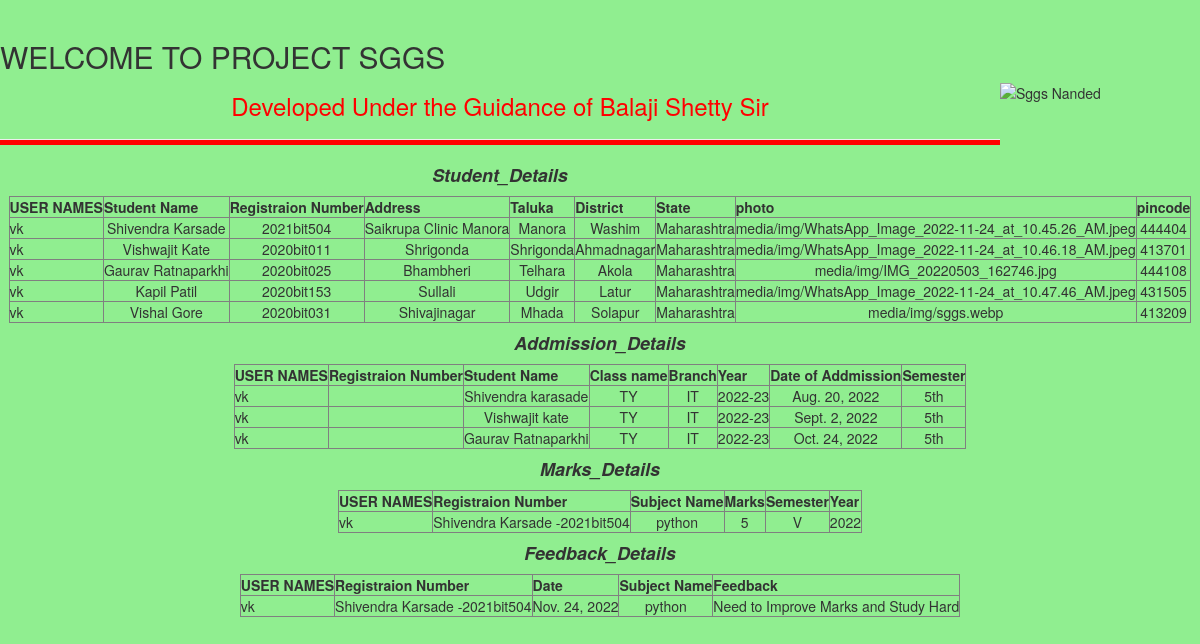
The page /record1/ on the database its author committed.
### Student/models.py (models this page shows, shortened)
class Student_Details(models.Model):
    user = models.ForeignKey(User, on_delete=models.CASCADE, null=True,blank=True)
    Student_Name = models.CharField(max_length=30)
    Reg_no = models.CharField(max_length=30)
    Address = models.CharField(max_length=50)
    Taluka = models.CharField(max_length=30)
    District = models.CharField(max_length=30)
    State = models.CharField(max_length=30)
    photo = models.ImageField(upload_to="media/img")
    pincode = models.CharField(max_length=30)
    def __str__(self):
        return '%s -%s' % (self.Student_Name, self.Reg_no)

class Admission_Details(models.Model):
    user = models.ForeignKey(User, on_delete=models.CASCADE, null=True,blank=True)
    registration_No = models.ForeignKey(Student_Details, on_delete=models.CASCADE)
    S_name = models.CharField(max_length=30)
    Class_name = models.CharField(max_length=30)
    Branch = models.CharField(max_length=30)
    year = models.CharField(max_length=30)
    Date_of_Admission = models.DateField()
    Semester = models.CharField(max_length=30)

class Marks(models.Model):
    user = models.ForeignKey(User, on_delete=models.CASCADE, null=True,blank=True)
    Registration_No = models.ForeignKey(Student_Details, on_delete=models.CASCADE)
    Subject = models.CharField(max_length=30)
    marks = models.CharField(max_length=30)
    Semester = models.CharField(max_length=30)
    year = models.CharField(max_length=30)
    def __str__(self):
        return '%s' % (self.Registration_No)

class Feedback(models.Model):
    user = models.ForeignKey(User, on_delete=models.CASCADE, null=True,blank=True)
    Registration_no = models.ForeignKey(Marks, on_delete=models.CASCADE)
    date = models.DateField()
    subject = models.CharField(max_length=30)
    feedback = models.TextField(max_length=1000)

### Student/views.py (the view)
# urls.py: re_path(r'^record1/', view_record, name='link_record'),
def view_record(request):
    stud_record = Student_Details.objects.all()
    Addmission_record = Admission_Details.objects.all()
    Marks_record = Marks.objects.all()
    feedback_record = Feedback.objects.all()
    return render(request,'record.html',{'stud12':stud_record,'Add12':Addmission_record,'mark12':Marks_record,'feed12':feedback_record})

### templates/record.html (shortened to what this page needs)
<!doctype html>
<html>
    <head>
        <link rel="stylesheet" href="https://maxcdn.bootstrapcdn.com/bootstrap/3.3.7/css/bootstrap.min.css" />
    </head>
    <body style="background-color:lightgreen;">
		<br>
		<div>
			<marquee bgcolor=LightGray width=100% direction=left> <h2>WELCOME TO PROJECT SGGS</h2> </marquee>
			</div>
			<img src = "sggs.jpg" align=right alt="Sggs Nanded" width="200" height="100"/>
    	  <h3><center><font color="red">Developed Under the Guidance of Balaji Shetty Sir </font> </h3></center>
    	  <hr color="green">
    	  <h4> <center> <b><i>Student_Details </i></b></center> </h4>
    	 		<table border=1  color="red" align="center" >
				<tr>
  				<th>USER NAMES</th>
          <th>Student Name</th>
            <th>Registraion Number </th>
            <th>Address </th>
            <th>Taluka</th>
            <th>District </th>
            <th>State </th>
            <th>photo</th>
            <th>pincode </th>
 				</tr>
	    		{% for entry in stud12 %}
	    		<tr>
  				<td> {{ entry.user }} </td>
          <td align="center"> {{ entry.Student_Name }} </td>
          <td align="center"> {{ entry.Reg_no }} </td>
          <td align="center"> {{ entry.Address }} </td>
          <td align="center"> {{ entry.Taluka }} </td>
          <td align="center"> {{ entry.District }} </td>
          <td align="center"> {{ entry.State }} </td>
          <td align="center"> {{ entry.photo }} </td>
          <td align="center"> {{ entry.pincode }} </td>
 				</tr>
				{% endfor %}
				</table>
                <h4> <center> <b><i>Addmission_Details </i></b></center> </h4>
                <table border=1  color="red" align="center" >
               <tr>
                 <th>USER NAMES</th>
         <th>Registraion Number </th>
         <th>Student Name</th>
           <th>Class name </th>
           <th>Branch</th>
           <th>Year </th>
           <th>Date of Addmission </th>
           <th>Semester</th>
                </tr>
               {% for entry in Add12 %}
               <tr>
                 <td> {{ entry.user }} </td>
         <td align="center"> {{ entry.Reg_No }} </td>
         <td align="center"> {{ entry.S_name }} </td>
         <td align="center"> {{ entry.Class_name }} </td>
         <td align="center"> {{ entry.Branch }} </td>
         <td align="center"> {{ entry.year }} </td>
         <td align="center"> {{ entry.Date_of_Admission }} </td>
         <td align="center"> {{ entry.Semester }} </td>
                </tr>
               {% endfor %}
               </table>
               <h4> <center> <b><i>Marks_Details </i></b></center> </h4>
               <table border=1  color="red" align="center" >
              <tr>
                <th>USER NAMES</th>
        <th>Registraion Number </th>
        <th>Subject Name</th>
          <th>Marks </th>
          <th>Semester</th>
          <th>Year </th>
               </tr>
              {% for entry in mark12 %}
              <tr>
                <td> {{ entry.user }} </td>
        <td align="center"> {{ entry.Registration_No }} </td>
        <td align="center"> {{ entry.Subject }} </td>
        <td align="center"> {{ entry.marks }} </td>
        <td align="center"> {{ entry.Semester }} </td>
        <td align="center"> {{ entry.year }} </td>
               </tr>
              {% endfor %}
              </table>
              <h4> <center> <b><i>Feedback_Details </i></b></center> </h4>
              <table border=1  color="red" align="center" >
             <tr>
               <th>USER NAMES</th>
       <th>Registraion Number </th>
       <th>Date</th>
       <th>Subject Name</th>
         <th>Feedback </th>
              </tr>
             {% for entry in feed12 %}
             <tr>
               <td> {{ entry.user }} </td>
       <td align="center"> {{ entry.Registration_no }} </td>
       <td align="center"> {{ entry.date }} </td>
       <td align="center"> {{ entry.subject }} </td>
       <td align="center"> {{ entry.feedback }} </td>
              </tr>
             {% endfor %}
             </table>
    </body>
</html>

### templates/record.html (style rules this page uses)
hr { color: #f00; background-color: #f00; height: 5px; }

### rows shown on the page
Student_Details: user "vk", Student_Name "Shivendra Karsade", Reg_no "2021bit504", Address "Saikrupa Clinic Manora", Taluka "Manora", District "Washim", State "Maharashtra", photo "media/img/WhatsApp_Image_2022-11-24_at_10.45.26_AM.jpeg", pincode "444404"
Student_Details: user "vk", Student_Name "Vishwajit Kate", Reg_no "2020bit011", Address "Shrigonda", Taluka "Shrigonda", District "Ahmadnagar", State "Maharashtra", photo "media/img/WhatsApp_Image_2022-11-24_at_10.46.18_AM.jpeg", pincode "413701"
Student_Details: user "vk", Student_Name "Gaurav Ratnaparkhi", Reg_no "2020bit025", Address "Bhambheri", Taluka "Telhara", District "Akola", State "Maharashtra", photo "media/img/IMG_20220503_162746.jpg", pincode "444108"
Student_Details: user "vk", Student_Name "Kapil Patil", Reg_no "2020bit153", Address "Sullali", Taluka "Udgir", District "Latur", State "Maharashtra", photo "media/img/WhatsApp_Image_2022-11-24_at_10.47.46_AM.jpeg", pincode "431505"
Student_Details: user "vk", Student_Name "Vishal Gore", Reg_no "2020bit031", Address "Shivajinagar", Taluka "Mhada", District "Solapur", State "Maharashtra", photo "media/img/sggs.webp", pincode "413209"
Admission_Details: user "vk", S_name "Shivendra karasade", Class_name "TY", Branch "IT", year "2022-23", Date_of_Admission "Aug. 20, 2022", Semester "5th"
Admission_Details: user "vk", S_name "Vishwajit kate", Class_name "TY", Branch "IT", year "2022-23", Date_of_Admission "Sept. 2, 2022", Semester "5th"
Admission_Details: user "vk", S_name "Gaurav Ratnaparkhi", Class_name "TY", Branch "IT", year "2022-23", Date_of_Admission "Oct. 24, 2022", Semester "5th"
Marks: user "vk", Registration_No "Shivendra Karsade -2021bit504", Subject "python", marks "5", Semester "V", year "2022"
Feedback: user "vk", Registration_no "Shivendra Karsade -2021bit504", date "Nov. 24, 2022", subject "python", feedback "Need to Improve Marks and Study Hard"
